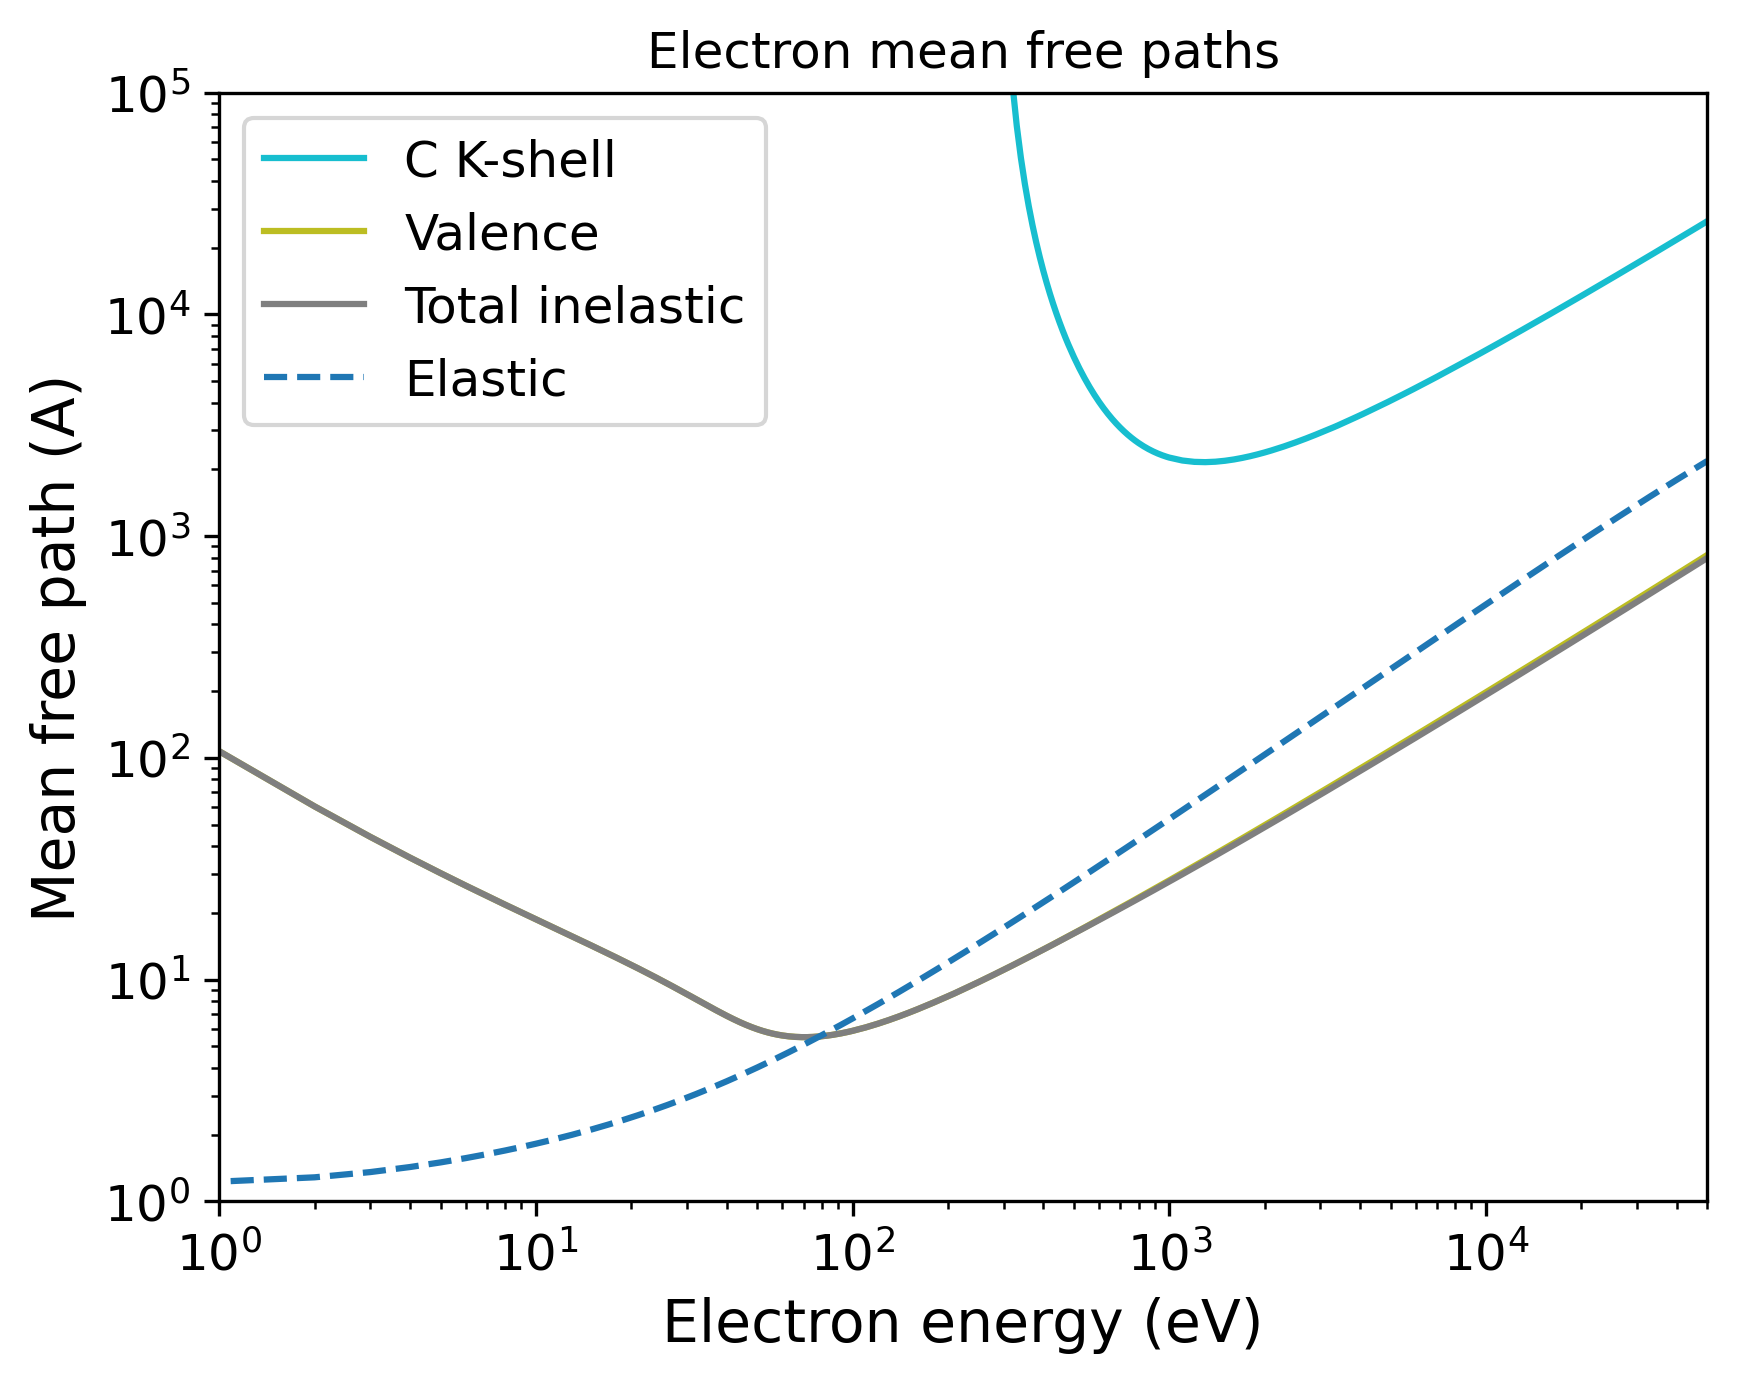

The Python source for this figure:
import pandas as pd
import numpy as np
import matplotlib.pyplot as plt
import matplotlib.cm as cm
# Set the format:
plt.xlabel("Electron energy (eV)", fontsize=14)
plt.ylabel("Mean free path (A)", fontsize=14)
plt.xticks(fontsize=12)
plt.yticks(fontsize=12)
plt.grid(False)
# Set the axes:
# Read the output file:
df = pd.read_csv(r"OUTPUT_Polybutylene_Electron_IMFP.dat", sep=r'\s+', header=None, comment="#", skipinitialspace=True)
plt.xscale("log")
plt.yscale("log")
# Prepare the plot:
columns_to_plot = [ 1, 2, 3]
labels = [ "C K-shell", "Valence", "Total inelastic"]
# Create N distinct colors from a colormap
N = len(columns_to_plot)
colors = plt.cm.tab10(np.linspace(1, 0, 10))
# Set line styles:
linestyles = [ "-", "-", "-"]
for i, col in enumerate(columns_to_plot):
    color = colors[i % len(colors)]
    ls    = linestyles[i % len(linestyles)]
    label = labels[i % len(labels)]
    plt.plot(df.iloc[:, 0], df.iloc[:, col],
    color=color,
    label=label,
    linestyle=ls)
# Add a curve from the second file
df2 = pd.read_csv(r"OUTPUT_Polybutylene_Electron_EMFP.dat", sep=r'\s+', header=None, comment="#", skipinitialspace=True)
columns_to_plot2 = [ 3]
labels2 = [ "Elastic"]
# Create second part of the plot:
for col, label in zip(columns_to_plot2, labels2):
    plt.plot(df2.iloc[:, 0], df2.iloc[:, col], label=label, linestyle="--")
plt.xlim(1.00000000,50000.00000000)
plt.ylim(1.00000000,100000.00000000)
plt.title("Electron mean free paths")
plt.legend(loc="best", fontsize=12)
# Save the plot in this format:
plt.savefig("OUTPUT_MFP_electron.png", dpi=300, bbox_inches="tight")
